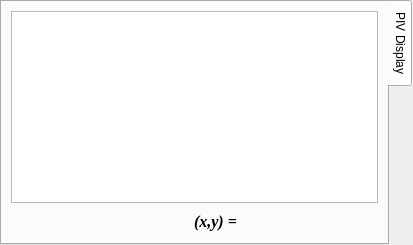
    <widget class="QTabWidget" name="displayTab">
     <property name="minimumSize">
      <size>
       <width>350</width>
       <height>0</height>
      </size>
     </property>
     <property name="tabPosition">
      <enum>QTabWidget::East</enum>
     </property>
     <property name="currentIndex">
      <number>0</number>
     </property>
     <widget class="QWidget" name="imageDispTab">
      <attribute name="title">
       <string>PIV Display</string>
      </attribute>
      <layout class="QGridLayout" name="gridLayout">
       <item row="1" column="3">
        <widget class="QLabel" name="label_39">
         <property name="minimumSize">
          <size>
           <width>58</width>
           <height>25</height>
          </size>
         </property>
         <property name="maximumSize">
          <size>
           <width>60</width>
           <height>25</height>
          </size>
         </property>
         <property name="font">
          <font>
           <family>Times New Roman</family>
           <pointsize>12</pointsize>
           <weight>75</weight>
           <italic>true</italic>
           <bold>true</bold>
          </font>
         </property>
         <property name="text">
          <string>(x,y) = </string>
         </property>
        </widget>
       </item>
       <item row="1" column="0">
        <widget class="QPushButton" name="backButton">
         <property name="sizePolicy">
          <sizepolicy hsizetype="Fixed" vsizetype="Fixed">
           <horstretch>0</horstretch>
           <verstretch>0</verstretch>
          </sizepolicy>
         </property>
         <property name="maximumSize">
          <size>
           <width>40</width>
           <height>40</height>
          </size>
         </property>
         <property name="text">
          <string/>
         </property>
         <property name="icon">
          <iconset resource="../share/icons/icons.qrc">
           <normaloff>:/icons/player_rew.png</normaloff>:/icons/player_rew.png</iconset>
         </property>
         <property name="iconSize">
          <size>
           <width>32</width>
           <height>32</height>
          </size>
         </property>
         <property name="flat">
          <bool>true</bool>
         </property>
        </widget>
       </item>
       <item row="1" column="1">
        <widget class="QPushButton" name="forwardButton">
         <property name="sizePolicy">
          <sizepolicy hsizetype="Fixed" vsizetype="Fixed">
           <horstretch>0</horstretch>
           <verstretch>0</verstretch>
          </sizepolicy>
         </property>
         <property name="maximumSize">
          <size>
           <width>40</width>
           <height>40</height>
          </size>
         </property>
         <property name="text">
          <string/>
         </property>
         <property name="icon">
          <iconset resource="../share/icons/icons.qrc">
           <normaloff>:/icons/player_fwd.png</normaloff>:/icons/player_fwd.png</iconset>
         </property>
         <property name="iconSize">
          <size>
           <width>32</width>
           <height>32</height>
          </size>
         </property>
         <property name="flat">
          <bool>true</bool>
         </property>
        </widget>
       </item>
       <item row="1" column="2">
        <spacer name="horizontalSpacer_3">
         <property name="orientation">
          <enum>Qt::Horizontal</enum>
         </property>
         <property name="sizeHint" stdset="0">
          <size>
           <width>83</width>
           <height>20</height>
          </size>
         </property>
        </spacer>
       </item>
       <item row="1" column="4">
        <widget class="QLabel" name="positionLabel">
         <property name="minimumSize">
          <size>
           <width>120</width>
           <height>25</height>
          </size>
         </property>
         <property name="maximumSize">
          <size>
           <width>120</width>
           <height>25</height>
          </size>
         </property>
         <property name="font">
          <font>
           <pointsize>12</pointsize>
          </font>
         </property>
         <property name="text">
          <string/>
         </property>
        </widget>
       </item>
       <item row="0" column="0" colspan="5">
        <widget class="PivDisplay" name="pivDisplay"/>
       </item>
      </layout>
     </widget>
    </widget>
